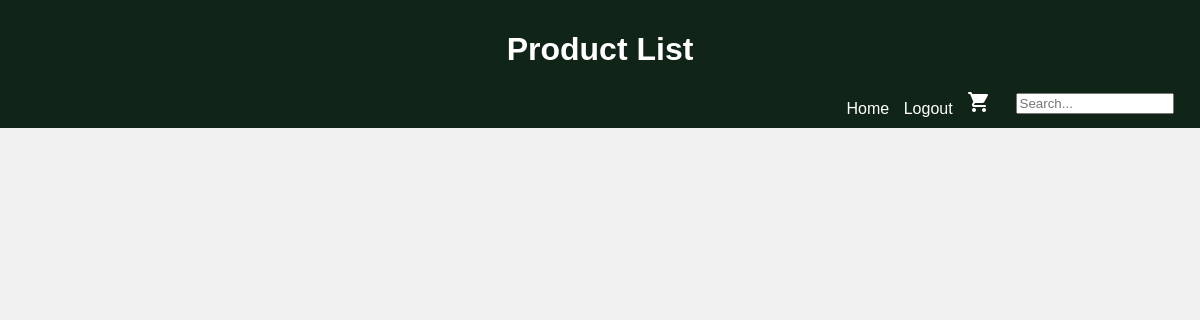
Page /plants/ on the earlier database version.
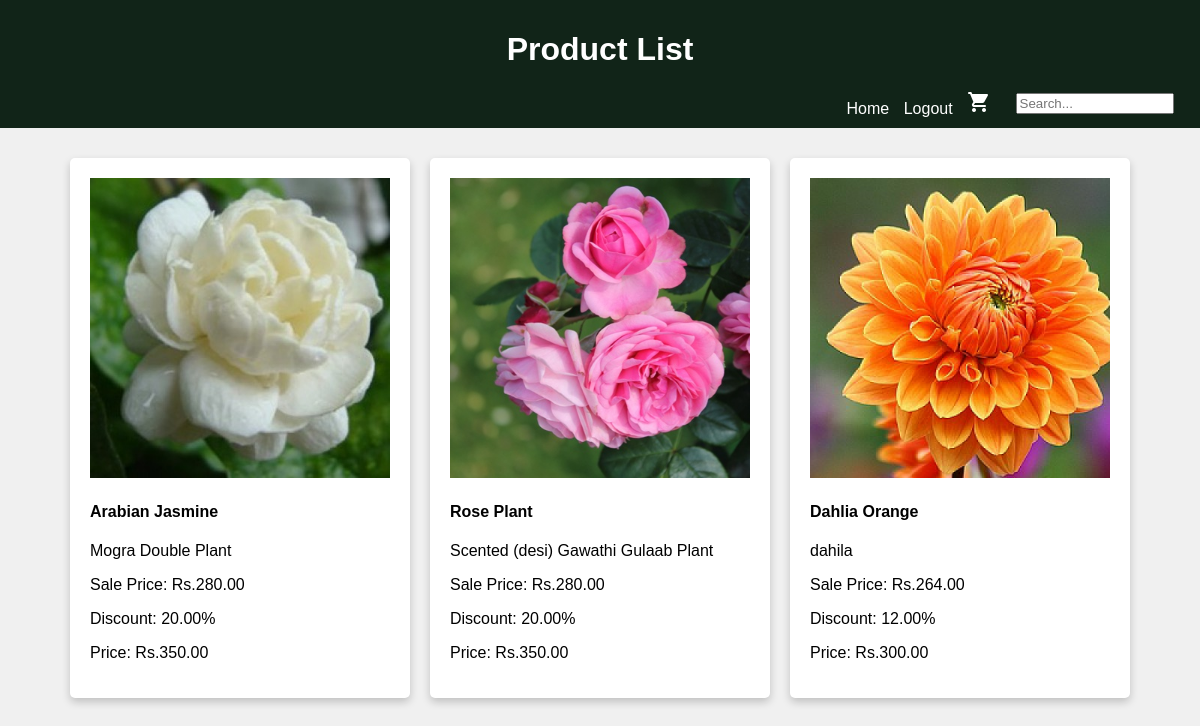
Same page on the later database version.
### appplant/models.py (models this page shows, shortened)
class Product(models.Model):
    product_id = models.AutoField(primary_key=True)
    product_name = models.CharField(max_length=255)
    category = models.CharField(max_length=100)
    subcategory = models.CharField(max_length=100)
    quantity = models.PositiveIntegerField()
    description = models.TextField()
    price = models.DecimalField(max_digits=10, decimal_places=2)
    discount = models.DecimalField(max_digits=5, decimal_places=2, default= 0.0)
    sale_price = models.DecimalField(max_digits=10, decimal_places=2, editable=False)
    status = models.CharField(max_length=20, choices=(("active", "Active"), ("inactive", "Inactive")))
    product_image = models.ImageField(upload_to='product_images/')

### appplant/views.py (the view)
# urls.py: path('plants/',views.product_grid,name="plants"),
def product_grid(request):
    products = Product.objects.all()  # Fetch all products
    return render(request, 'plants.html', {'products': products})

### templates/plants.html (shortened to what this page needs)
{% load static %}
<!DOCTYPE html>
<html lang="en">
<head>
</head>
<body>
    <header>
        <h1>Product List</h1>
        <nav>
            <ul class="header-menu">
                <li><a href="{% url 'home' %}"> Home</a></li>
                <li><a href="{% url 'index' %}"> Logout</a></li>
                <li><a href="{% url 'index' %}"><img src="{% static 'images/cart3.png' %}" alt="Cart" class="Cart-icon" style="margin-right: 10px;"></a></li>
                <li>
                    <div class="search-bar">
                        <input type="text" placeholder="Search...">
                        <button type="submit"></button>
                    </div>
                </li>
            </ul>
        </nav>
    </header>
    <div class="product-container">
        {% for product in products %}
         <div class="col-md-3">
            <div class="product-card">
                  <a href="{% url 'product_details' product.product_id %}">
                  <img src="{{ product.product_image.url }}" alt="{{ product.product_name }}"></a>
                  <h4>{{ product.product_name }}</h4>
                  <p>{{ product.description }}</p>
                  <p>Sale Price: Rs.{{ product.sale_price }}</p>
                  <p>Discount: {{ product.discount }}%</p>
                  <p>Price: Rs.{{ product.price }}</p>
            </div>
         </div>
         {% endfor %}
    </div>
</body>
</html>

Differences in the rows shown:
added Product: product_image (picture), product_name "Arabian Jasmine", description "Mogra Double Plant", sale_price "280.00", discount "20.00", price "350.00"
added Product: product_image (picture), product_name "Rose Plant", description "Scented (desi) Gawathi Gulaab Plant", sale_price "280.00", discount "20.00", price "350.00"
added Product: product_image (picture), product_name "Dahlia Orange", description "dahila", sale_price "264.00", discount "12.00", price "300.00"
